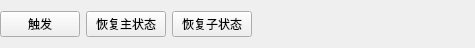
<?xml version="1.0" encoding="UTF-8"?>
<ui version="4.0">
 <class>RecoverStateTest</class>
 <widget class="QWidget" name="RecoverStateTest">
  <property name="geometry">
   <rect>
    <x>0</x>
    <y>0</y>
    <width>475</width>
    <height>41</height>
   </rect>
  </property>
  <property name="windowTitle">
   <string>Form</string>
  </property>
  <layout class="QHBoxLayout" name="horizontalLayout">
   <property name="leftMargin">
    <number>0</number>
   </property>
   <property name="rightMargin">
    <number>0</number>
   </property>
   <item>
    <widget class="QPushButton" name="btn_trigger">
     <property name="text">
      <string>触发</string>
     </property>
     <property name="checked">
      <bool>false</bool>
     </property>
    </widget>
   </item>
   <item>
    <widget class="QPushButton" name="btn_recover_main">
     <property name="text">
      <string>恢复主状态</string>
     </property>
    </widget>
   </item>
   <item>
    <widget class="QPushButton" name="btn_recover_child">
     <property name="text">
      <string>恢复子状态</string>
     </property>
    </widget>
   </item>
   <item>
    <spacer name="horizontalSpacer">
     <property name="orientation">
      <enum>Qt::Horizontal</enum>
     </property>
     <property name="sizeHint" stdset="0">
      <size>
       <width>229</width>
       <height>20</height>
      </size>
     </property>
    </spacer>
   </item>
  </layout>
 </widget>
 <resources/>
 <connections/>
</ui>
